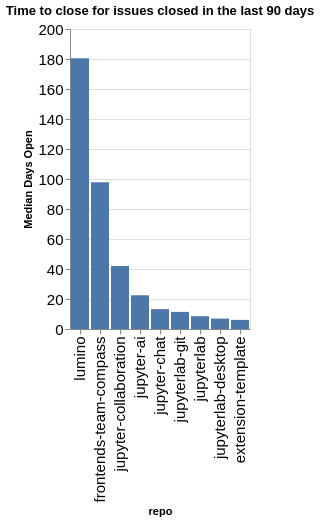

Notebook code cell kept with this figure:
### Code cell
time_open = closed.groupby(['org', 'repo']).agg({'time_open': 'median'}).reset_index()
time_open['time_open'] = time_open['time_open'] / (60 * 60 * 24)
time_open['org/repo'] = time_open.apply(lambda a: a['org'] + '/' + a['repo'], axis=1)
sorted_vals = time_open.sort_values(['org', 'time_open'], ascending=False)['repo'].values
alt.Chart(data=time_open, title=f"Time to close for issues closed in the last {n_days} days").mark_bar().encode(
    x=alt.X('repo', sort=alt.Sort(sorted_vals.tolist())),
    y=alt.Y('time_open', title="Median Days Open"),
)

### Figure 1 — Vega-Lite specification as saved in the notebook (floating-point values rounded to 4 significant figures)
{"config": {"axisLeft": {"labelFontSize": 15}, "axisBottom": {"labelFontSize": 15}}, "data": {"name": "data-bc38710ed7ca0afb2e045f74a89e0eee"}, "mark": {"type": "bar"}, "encoding": {"x": {"field": "repo", "sort": ["lumino", "frontends-team-compass", "jupyter-collaboration", "jupyter-ai", "jupyter-chat", "jupyterlab-git", "jupyterlab", "jupyterlab-desktop", "extension-template"], "type": "nominal"}, "y": {"field": "time_open", "title": "Median Days Open", "type": "quantitative"}}, "title": "Time to close for issues closed in the last 90 days", "$schema": "https://vega.github.io/schema/vega-lite/v5.20.1.json", "datasets": {"data-bc38710ed7ca0afb2e045f74a89e0eee": [{"org": "jupyterlab", "repo": "extension-template", "time_open": 6.079, "org/repo": "jupyterlab/extension-template"}, {"org": "jupyterlab", "repo": "frontends-team-compass", "time_open": 97.81, "org/repo": "jupyterlab/frontends-team-compass"}, {"org": "jupyterlab", "repo": "jupyter-ai", "time_open": 22.5, "org/repo": "jupyterlab/jupyter-ai"}, {"org": "jupyterlab", "repo": "jupyter-chat", "time_open": 13.24, "org/repo": "jupyterlab/jupyter-chat"}, {"org": "jupyterlab", "repo": "jupyter-collaboration", "time_open": 42.08, "org/repo": "jupyterlab/jupyter-collaboration"}, {"org": "jupyterlab", "repo": "jupyterlab", "time_open": 8.54, "org/repo": "jupyterlab/jupyterlab"}, {"org": "jupyterlab", "repo": "jupyterlab-desktop", "time_open": 6.942, "org/repo": "jupyterlab/jupyterlab-desktop"}, {"org": "jupyterlab", "repo": "jupyterlab-git", "time_open": 11.42, "org/repo": "jupyterlab/jupyterlab-git"}, {"org": "jupyterlab", "repo": "lumino", "time_open": 180.5, "org/repo": "jupyterlab/lumino"}]}}
